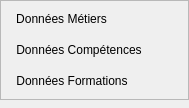
               <widget class="QWidget" name="page">
                <property name="geometry">
                 <rect>
                  <x>0</x>
                  <y>0</y>
                  <width>189</width>
                  <height>108</height>
                 </rect>
                </property>
                <attribute name="icon">
                 <iconset resource="source.qrc">
                  <normaloff>:/icones/icons/baseline_expand_more_black_24dp.png</normaloff>:/icones/icons/baseline_expand_more_black_24dp.png</iconset>
                </attribute>
                <attribute name="label">
                 <string>Statistiques</string>
                </attribute>
                <layout class="QHBoxLayout" name="horizontalLayout_10">
                 <property name="spacing">
                  <number>0</number>
                 </property>
                 <property name="leftMargin">
                  <number>0</number>
                 </property>
                 <property name="topMargin">
                  <number>0</number>
                 </property>
                 <property name="rightMargin">
                  <number>0</number>
                 </property>
                 <property name="bottomMargin">
                  <number>0</number>
                 </property>
                 <item alignment="Qt::AlignTop">
                  <widget class="QFrame" name="frame_11">
                   <property name="minimumSize">
                    <size>
                     <width>170</width>
                     <height>100</height>
                    </size>
                   </property>
                   <property name="maximumSize">
                    <size>
                     <width>16777215</width>
                     <height>100</height>
                    </size>
                   </property>
                   <property name="styleSheet">
                    <string notr="true"/>
                   </property>
                   <property name="frameShape">
                    <enum>QFrame::StyledPanel</enum>
                   </property>
                   <property name="frameShadow">
                    <enum>QFrame::Raised</enum>
                   </property>
                   <layout class="QVBoxLayout" name="verticalLayout_7">
                    <property name="spacing">
                     <number>6</number>
                    </property>
                    <property name="leftMargin">
                     <number>15</number>
                    </property>
                    <property name="topMargin">
                     <number>0</number>
                    </property>
                    <property name="rightMargin">
                     <number>0</number>
                    </property>
                    <property name="bottomMargin">
                     <number>0</number>
                    </property>
                    <item alignment="Qt::AlignLeft">
                     <widget class="QPushButton" name="pushButton_10">
                      <property name="styleSheet">
                       <string notr="true">QPushButton{
border-radius:5px;
}
QPushButton:hover{
background-color:rgb(224, 152, 50);
}</string>
                      </property>
                      <property name="text">
                       <string>Données Métiers</string>
                      </property>
                      <property name="icon">
                       <iconset resource="source.qrc">
                        <normaloff>:/icones/icons/baseline_leaderboard_black_24dp.png</normaloff>:/icones/icons/baseline_leaderboard_black_24dp.png</iconset>
                      </property>
                      <property name="iconSize">
                       <size>
                        <width>20</width>
                        <height>20</height>
                       </size>
                      </property>
                      <property name="autoDefault">
                       <bool>false</bool>
                      </property>
                      <property name="default">
                       <bool>false</bool>
                      </property>
                      <property name="flat">
                       <bool>false</bool>
                      </property>
                     </widget>
                    </item>
                    <item alignment="Qt::AlignLeft">
                     <widget class="QPushButton" name="pushButton_11">
                      <property name="styleSheet">
                       <string notr="true">QPushButton{
border-radius:5px;
}
QPushButton:hover{
background-color:rgb(224, 152, 50);
}</string>
                      </property>
                      <property name="text">
                       <string>Données Compétences</string>
                      </property>
                      <property name="icon">
                       <iconset resource="source.qrc">
                        <normaloff>:/icones/icons/baseline_insights_black_24dp.png</normaloff>:/icones/icons/baseline_insights_black_24dp.png</iconset>
                      </property>
                      <property name="iconSize">
                       <size>
                        <width>20</width>
                        <height>20</height>
                       </size>
                      </property>
                     </widget>
                    </item>
                    <item alignment="Qt::AlignLeft">
                     <widget class="QPushButton" name="pushButton_12">
                      <property name="styleSheet">
                       <string notr="true">QPushButton{
border-radius:5px;
}
QPushButton:hover{
background-color:rgb(224, 152, 50);
}</string>
                      </property>
                      <property name="text">
                       <string>Données Formations</string>
                      </property>
                      <property name="icon">
                       <iconset resource="source.qrc">
                        <normaloff>:/icones/icons/baseline_legend_toggle_black_24dp.png</normaloff>:/icones/icons/baseline_legend_toggle_black_24dp.png</iconset>
                      </property>
                      <property name="iconSize">
                       <size>
                        <width>20</width>
                        <height>20</height>
                       </size>
                      </property>
                     </widget>
                    </item>
                   </layout>
                  </widget>
                 </item>
                </layout>
               </widget>
